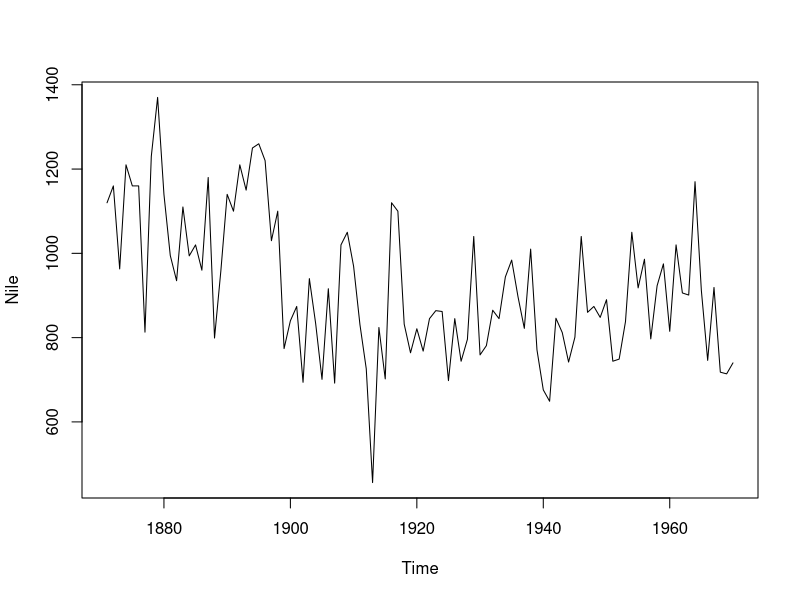
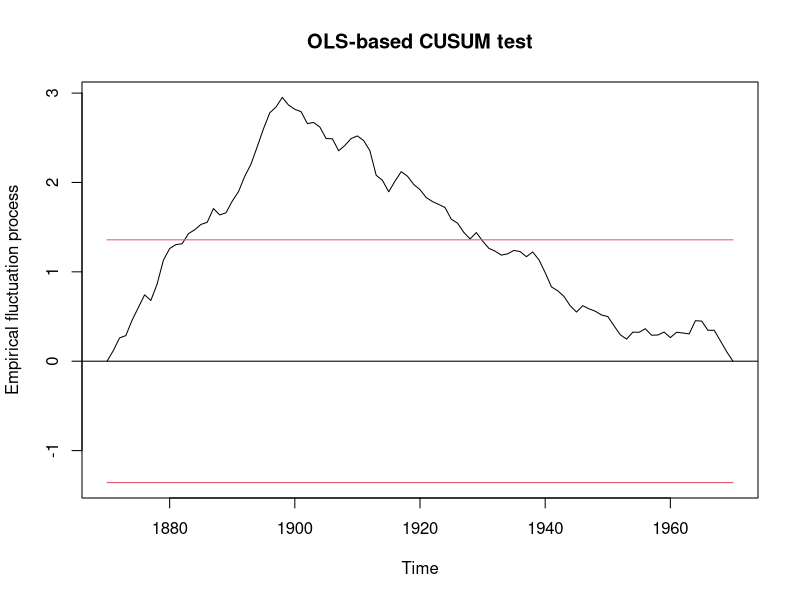
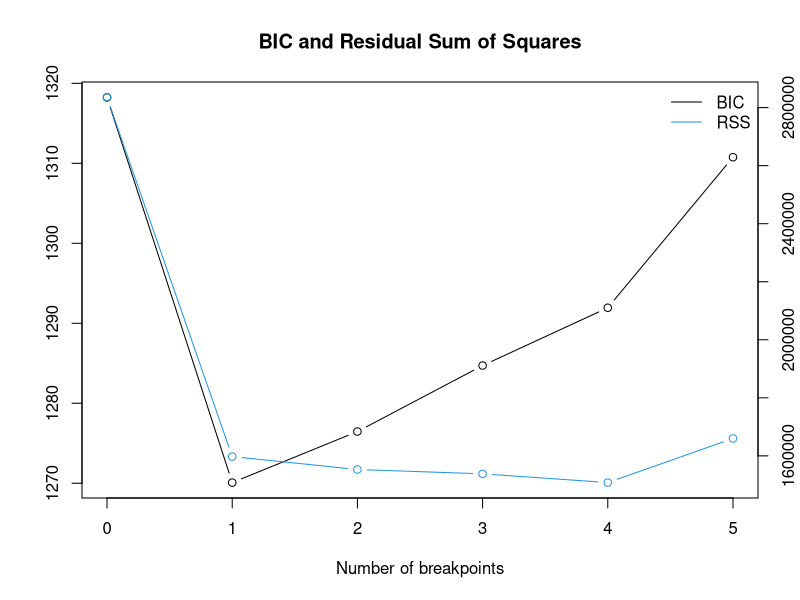

These charts were generated, in order, by the following R code: (Note: this script raises an error after producing the figures.)
## ---- chunk 1
#knitr::opts_chunk$set(eval = TRUE, echo = TRUE)
knitr::opts_chunk$set(eval = FALSE, echo = TRUE)
#knitr::opts_chunk$set(echo = TRUE)
## ---- chunk 2
library("strucchange")
data("Nile")
plot(Nile)
## ---- chunk 3
ocus <- efp(Nile ~ 1, type = "OLS-CUSUM")
plot(ocus)
sctest(ocus)
## ---- chunk 4
bp.nile <- breakpoints(Nile ~ 1)
summary(bp.nile)

plot(bp.nile)
## ---- chunk 5
fm0 <- lm(Nile ~ 1)
fm1 <- lm(Nile ~ breakfactor(bp.nile,  breaks = xxx))
plot(Nile)
lines(ts(fitted(fm0),  start = 1871),  col = 3)
lines(ts(fitted(fm1),  start = 1871),  col = 4)
lines(bp.nile)

## confidence interval
ci.nile <- confint(bp.nile)
ci.nile
lines(ci.nile)
## ---- chunk 6

plot(Nile)
dat <- data.frame(time = time(Nile), Q = as.vector(Nile))
abline(v = dat$time[bp.nile$breakpoints],  col = "green")
## ---- chunk 7
## ANOVA test whether the two models are significantly different
anova(fm0, fm1)
## ---- chunk 8
par(mfrow=c(2, 2))
acf(residuals(fm0))
acf(residuals(fm1))
qqnorm(residuals(fm0))
qqnorm(residuals(fm1))
